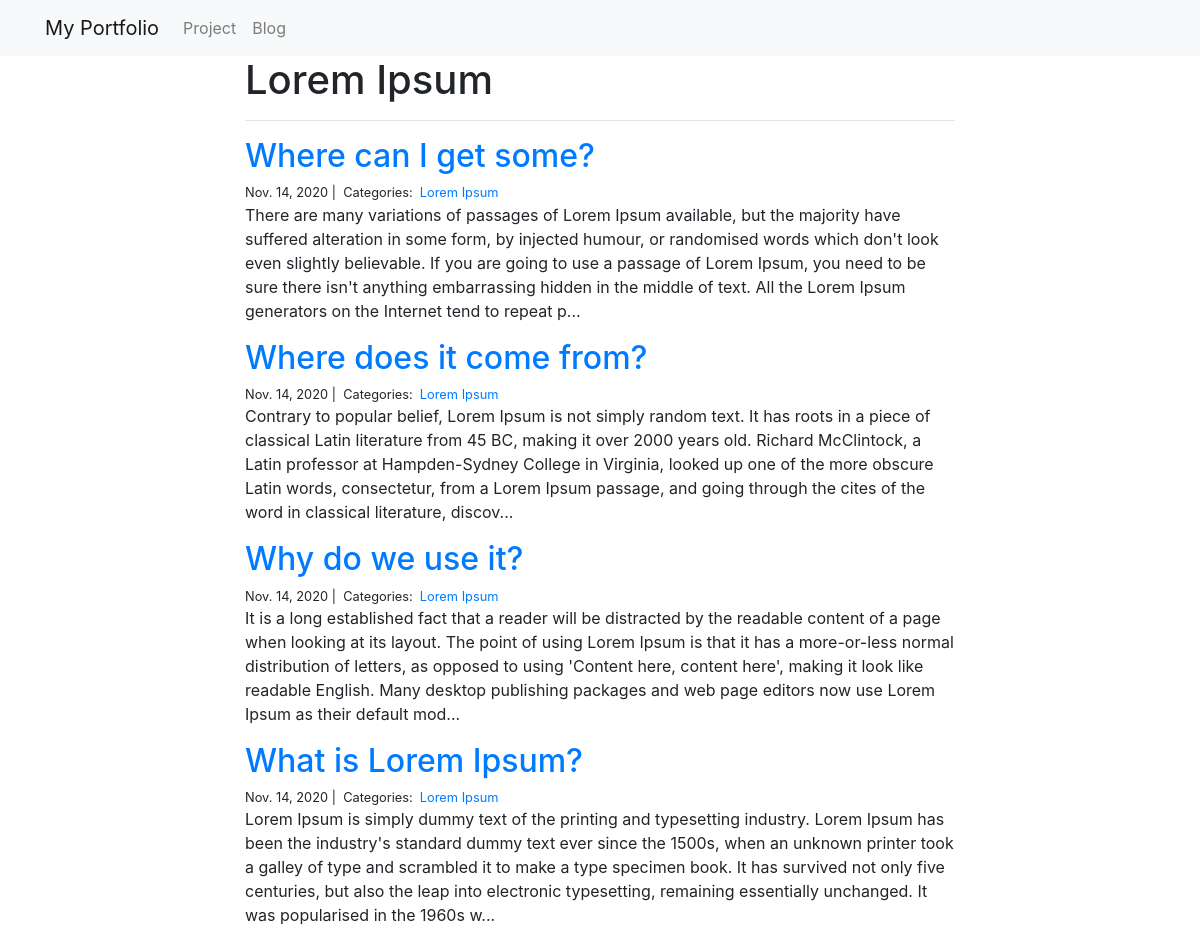
Screenshot of /blog/Lorem Ipsum/ with the database file from the repository.
### blog/models.py (models this page shows)
class Post(models.Model):
    title = models.CharField(max_length=255)
    body = models.TextField()
    created_on = models.DateTimeField(auto_now_add=True)
    last_modified = models.DateTimeField(auto_now=True)
    categories = models.ManyToManyField('Category', related_name='posts')

class Category(models.Model):
    name = models.CharField(max_length=20)

### blog/views.py (the view)
# urls.py: path("<category>/", views.blog_category, name="blog_category"),
def blog_category(request, category):
    posts = Post.objects.filter(categories__name__contains=category).order_by('-created_on')
    context = {
        "category": category,
        "posts": posts
    }
    return render(request, "blog/blog_category.html", context)

### blog/templates/blog/blog_category.html
{% extends "base.html" %}
{% block page_content %}
<div class="col-md-8 offset-md-2">
    <h1>{{ category | title }}</h1>
    <hr>
    {% for post in posts %}
        <h2><a href="{% url 'blog_detail' post.pk%}">{{ post.title }}</a></h2>
        <small>
            {{ post.created_on.date }} |&nbsp;
            Categories:&nbsp;
            {% for category in post.categories.all %}
            <a href="{% url 'blog_category' category.name %}">
                {{ category.name }}
            </a>&nbsp;
            {% endfor %}
        </small>
        <p>{{ post.body | slice:":400" }}...</p>
    {% endfor %}
</div>
{% endblock %}

### rows the page displays
Post: title "Where can I get some?", created_on "Nov. 14, 2020", body "There are many variations of passages of Lorem Ipsum available, but the majority have suffered alteration in some form, by injected humour, or randomised words which don't look even slightly believable. If you are going to use a passage of Lorem Ipsum, you need to be sure there isn't anything embarrassing hidden in the middle of text. All the Lorem Ipsum generators on the Internet tend to repeat p"
Category: name "Lorem Ipsum"
Post: title "Where does it come from?", created_on "Nov. 14, 2020", body "Contrary to popular belief, Lorem Ipsum is not simply random text. It has roots in a piece of classical Latin literature from 45 BC, making it over 2000 years old. Richard McClintock, a Latin professor at Hampden-Sydney College in Virginia, looked up one of the more obscure Latin words, consectetur, from a Lorem Ipsum passage, and going through the cites of the word in classical literature, discov"
Post: title "Why do we use it?", created_on "Nov. 14, 2020", body "It is a long established fact that a reader will be distracted by the readable content of a page when looking at its layout. The point of using Lorem Ipsum is that it has a more-or-less normal distribution of letters, as opposed to using 'Content here, content here', making it look like readable English. Many desktop publishing packages and web page editors now use Lorem Ipsum as their default mod"
Category: name "Lorem Ipsum"
Post: title "What is Lorem Ipsum?", created_on "Nov. 14, 2020", body "Lorem Ipsum is simply dummy text of the printing and typesetting industry. Lorem Ipsum has been the industry's standard dummy text ever since the 1500s, when an unknown printer took a galley of type and scrambled it to make a type specimen book. It has survived not only five centuries, but also the leap into electronic typesetting, remaining essentially unchanged. It was popularised in the 1960s w"

### other values shown
{{ category | title }} "Lorem Ipsum"
